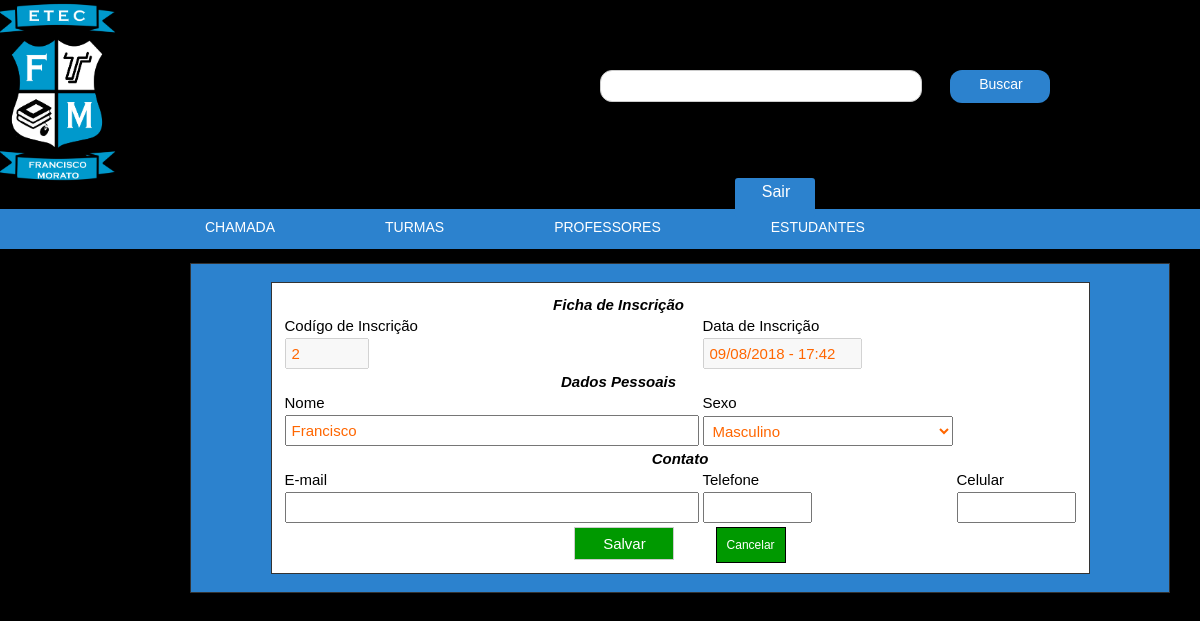
Screenshot of /admin/estudantes.php?pg=espera&mod=edita&inscricao=2 with the database file from the repository.
### tables this page shows
CREATE TABLE `inscricao` (
  `id_inscricao` mediumint(8) unsigned NOT NULL AUTO_INCREMENT,
  `data_inscricao` datetime NOT NULL,
  `nome_aluno` varchar(120) NOT NULL,
  `sexo_aluno` enum('MASCULINO','FEMININO','OUTRO') NOT NULL,
  `email` varchar(120) DEFAULT NULL,
  `telefone_responsavel` char(10) DEFAULT NULL,
  `celular_responsavel` char(11) DEFAULT NULL,
  `inscrito` bit(1) NOT NULL DEFAULT b'0',
  PRIMARY KEY (`id_inscricao`),
  UNIQUE KEY `email` (`email`),
  KEY `idx_data_inscricao` (`data_inscricao`),
  KEY `idx_nome_aluno` (`nome_aluno`)
);

### admin/estudantes.php (the view, shortened to what this page needs)
<!DOCTYPE html PUBLIC "-//W3C//DTD XHTML 1.0 Transitional//EN" "http://www.w3.org/TR/xhtml1/DTD/xhtml1-transitional.dtd">
<html xmlns="http://www.w3.org/1999/xhtml">
<head>
	<link rel="stylesheet" type="text/css" href="css/estudantes.css"/>
	<link rel="stylesheet" type="text/css" href="css/cursos_e_disciplinas.css"/>
</head>
<body>
	<?php require "topo.php"; ?>
	<div id="caixa_preta">
	</div>
	<div id="box_curso">
		<?php if(@$_GET['pg'] == 'espera'){ ?>
			<?php if(@$_GET['mod'] == 'edita'){ ?>
				<?php $cod_inscricao = $_GET['inscricao'];
				$select_inscricao = "SELECT * FROM inscricao WHERE id_inscricao = '$cod_inscricao'";
				$sql_select_inscricao = mysqli_query($conexao, $select_inscricao) or die(mysqli_error($conexao));
				$select_inscricao_valores = mysqli_fetch_assoc($sql_select_inscricao);
				$data_inscricao = $select_inscricao_valores['data_inscricao'];
				$nome_inscricao = $select_inscricao_valores['nome_aluno'];
				$sexo_inscricao = $select_inscricao_valores['sexo_aluno'];
				$email_inscricao = $select_inscricao_valores['email'];
				$telefone_inscricao = $select_inscricao_valores['telefone_responsavel'];
				$celular_inscricao = $select_inscricao_valores['celular_responsavel'];?>
			<br/>
				<form method="post">
					<table>
						<tr>
							<td colspan="2"><center><strong><i>Ficha de Inscrição</i></i></strong></center></td>
						</tr>
						<tr>
							<td>Codígo de Inscrição</td>
							<td>Data de Inscrição</td>
						</tr>
						<tr>
							<td><input style="width:70px" type="text" name="cod_inscricao" value="<?php echo $cod_inscricao;?>" disabled/></td>
							<td><input style="width:145px" type="text" name="data_inscricao" value="<?php date_default_timezone_set("America/Sao_Paulo");
								echo date('d/m/Y - H:i', strtotime($data_inscricao)); ?>" disabled/></td>
						</tr>
						<tr>
							<td colspan="2"><center><strong><i>Dados Pessoais</i></i></strong></center></td>
						</tr>
						<tr>
							<td>Nome</td>
							<td>Sexo</td>
						</tr>
						<tr>
							<td><input style="width:400px" type="text" name="nome_aluno" value="<?php echo $nome_inscricao; ?>" maxlength="120"/></td>
							<td>
								<select name="sexo" size="1" id="">
									<option value="<?php echo $sexo_inscricao; ?>"><?php $mostra_sexo = strtolower($sexo_inscricao) ; echo ucfirst($mostra_sexo); ?></option>
							</select>
							</td>
						</tr>
						<tr>
							<td colspan="3"><center><strong><i>Contato</i></i></strong></center></td>
						</tr>
						<tr>
							<td>E-mail</td>
							<td>Telefone</td>
							<td>Celular</td>
						</tr>
						<tr>
							<td><input style="width:400px" type="email" name="email" value="<?php echo $email_inscricao ;?>"></td>
							<td><input style="width:95px" type="text" name="telefone" maxlength="10" value="<?php echo $telefone_inscricao ;?>"></td>
							<td><input style="width:105px" type="text" name="celular" maxlength="11" value="<?php echo $celular_inscricao ;?>"></td>
						</tr>
						<tr>
							<td colspan="3"><center><input class="input" type="submit" name="salvar" value="Salvar"/> <a class="a2" href="estudantes.php?pg=espera">Cancelar</a></center></td>
						</tr>
					</table>
				</form>
			<br/>
			<?php die;}?>
		<?php }  ?>

### admin/css/estudantes.css (style rules this page uses)
#caixa_preta { background:#000; width:980px; margin:18px auto; height:15px; }

### admin/css/cursos_e_disciplinas.css (style rules this page uses)
#caixa_preta { background:#000; width:980px; margin:18px auto; height:15px; }
#box_curso { width:978px; background:#2C82CE; height:auto; float:left; text-align:left; margin:-20px 0 20px 190px; border:1px solid #333; }
#box_curso .a2 { font:12px Arial, Helvetica, sans-serif; margin:30px 0 10px 37px; color:#FFF; background:#090; text-decoration:none; padding:10px; border:1px solid #000; }
#box_curso table { border:1px solid #333; padding:10px; background:#FFF; margin:0 0 10px 0; margin:auto; font:15px Arial, Helvetica, sans-serif; text-align:left; }
#box_curso select { width:250px; padding:5px; height:30px; color:#F60; font:15px Arial, Helvetica, sans-serif; }
#box_curso input { width:250px; padding:5px; height:17px; color:#F60; font:15px Arial, Helvetica, sans-serif; }
#box_curso .input { width:100px; padding:5px; height:33px; background:#090; color:#FFF; cursor:pointer; border:1px solid #CCC; }

### admin/css/topo.css (style rules this page uses)
body { padding:0; margin:0; }

### rows the page displays
inscricao: data_inscricao "09/08/2018 - 17:42", nome_aluno "Francisco", sexo "Masculino"
